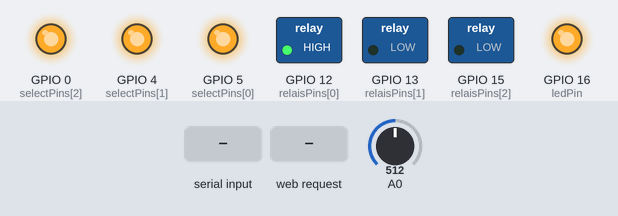
Bench run of a sketch on a simulated ESP8266 (Wemos D1 mini). Parts: switched loads named in the sketch (green lamp = pin HIGH), output pins drawn as LEDs (lit = HIGH). Dashed ring = blinking. The inputs (shaded band) are chosen by the test bench; at power-on: A0 = 512. WiFi joins after 1.5 s; servers stay silent unless stated; what the sketch prints to the serial monitor is not drawn.

Above: at 2.7 s.
2.8 s: A0 set to 504
At 2.85 s:
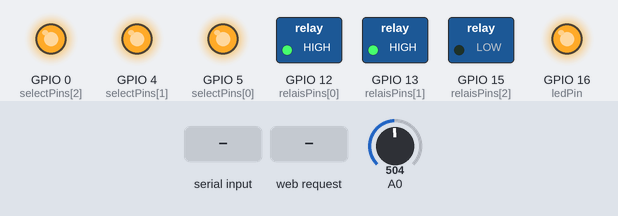
At 3.7 s:
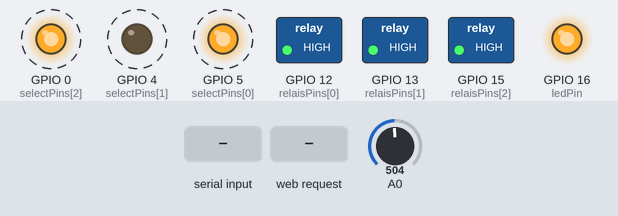
6.3 s: "s" received over Serial
10.1 s: HTTP request GET /R1 received
At 10.76 s:
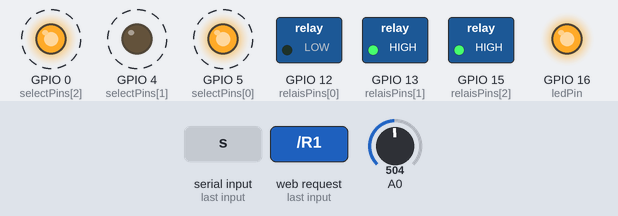
13.6 s: A0 set to 522
At 15.8 s:
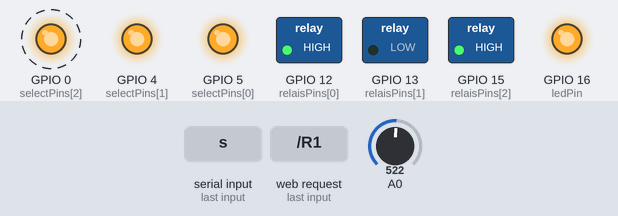
17.1 s: HTTP request GET /R2 received
20.9 s: "a" received over Serial
Timing chart, 0 to 25.7 s (numbered marks = the images above; inputs shaded):
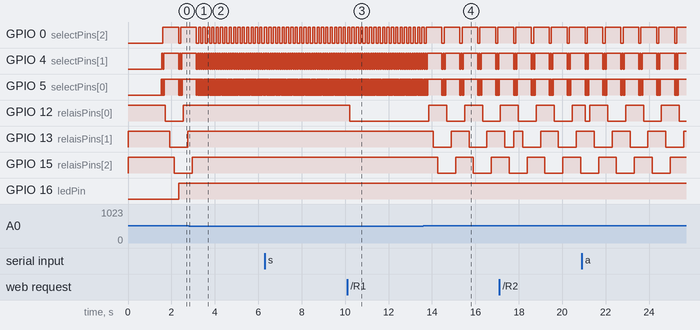

Measured:
- the behaviour switches between 512 and 511 on A0 (found by bisection; images 0 and 1)
- after the input at 2.8 s, GPIO 0 (selectPins[2]): alternates HIGH for 0.10 s and LOW for 0.10 s, starting after 0.55 s; GPIO 12 (relaisPins[0]), GPIO 13 (relaisPins[1]): stops changing and stays HIGH; GPIO 15 (relaisPins[2]): goes on until 3.0 s, then stays HIGH
- after the input at 10.1 s, GPIO 12 (relaisPins[0]): HIGH → LOW after 0.12 s
- after the input at 13.6 s, GPIO 0 (selectPins[2]): alternates HIGH for 0.72 s and LOW for 0.10 s, starting after 0.86 s; GPIO 12 (relaisPins[0]): alternates HIGH for 0.82 s and LOW for 0.82 s, starting after 0.26 s
- by itself, GPIO 4 (selectPins[1]): repeats every 0.82 s: HIGH 0.05 s, LOW 0.05 s, HIGH 0.67 s, LOW 0.05 s
- by itself, GPIO 5 (selectPins[0]): repeats every 0.82 s: 3 × (HIGH 0.03 s, LOW 0.03 s), HIGH 0.65 s, LOW 0.03 s

The sketch:

Wemos_D1_Main.ino.ino
```cpp
#include <ESP8266WiFi.h>
#include <ESP8266WebServer.h>
#include <stdio.h>
#include <string.h>

#define SSID1 "UPC2CE7432"
#define SSID2 "HUAWEI P smart+ 2019"
#define PWORD1 "5vuvNk2dbwbc"
#define PWORD2 "da11d05b814b"
#define BUTTONDELAY 200

ESP8266WebServer server(80);

const char* ssid = SSID2;
const char* password = PWORD2;

int selectPins[3] = {5, 4, 0};                  //pin 12 = S1, 13 = S2, 15 = S3
int relaisPins[3] = {12, 13, 15};
int relState[3] = {0, 0, 0};

int inputWerte[8] = {0, 0, 0, 0, 0, 0, 0, 0};
int buttonState[4] = {0, 0, 0, 0};
int buttonStateOld[4] = {0, 0, 0, 0};

int counter = 0;
int bits[3] = {0, 0, 0};

int ledPin = 16;
int ledState = 0;
int serialDataCounter = 0;
int wifiDataCounter = 0;

void setup() {
  Serial.begin(115200);
  PinModes();
  for (int i = 0; i < 3; i++) {
    relFunc(i, 1);
  }
  wifiFunc();
}
void loop() {
  server.handleClient();
  IC_4051();
  ButtonFunc();
  relaisFunc();
  SerialRead();
  ledFunc(1);
}
void PinModes() {
  for (int selectPinNr = 0; selectPinNr < 3; selectPinNr++) {
    pinMode(selectPins[selectPinNr], OUTPUT);
  }
  for (int relaisPinNr = 0; relaisPinNr < 4; relaisPinNr++) {
    pinMode(relaisPins[relaisPinNr], OUTPUT);
  }
  pinMode(ledPin, OUTPUT);
}
void serialSendState(int x) {
  Serial.print(x);
}
void SerialPrint() {
  String SensorBez[8] = {"Taster 4",
                         "Taster 3",
                         "Taster 1",
                         "Taster 2",
                         "Sensor 1",
                         "Sensor 2",
                         "Sensor 3",
                         "Sensor 4"
                        };
  serialDataCounter += 1;
  Serial.printf("Statusdaten ESP8266:\n"
                "Messung Nr. %d\n"
                "IP-Address: ", serialDataCounter);
  Serial.println(WiFi.localIP());
  Serial.printf("Led Status:         %d\n", ledState);
  Serial.printf("Tasterstaten:\n");
  for (int i = 0; i < 4; i++) {
    Serial.printf("Taster %d: %d\t", i + 1, buttonState[i]);
  }
  Serial.printf("\nRelais Staten:\nR1: %d\tR2: %d\tR3: %d\n", relState[0], relState[1], relState[2]);
  Serial.printf("Sensorwerte:\n");
  for (int i = 0; i < 8; i++) {
    Serial.printf("%s:\t%d\n", SensorBez[i], inputWerte[i]);
  }
  Serial.printf("\n-----------\nEnd of File\n-----------\n\n");
}
void SerialRead() {
  if (Serial.available() > 0) {
    int inByte = Serial.read();
    switch (inByte) {
      case 'a':
        if (relState[0] == 0) {
          relFunc(0, 1);
        } else {
          relFunc(0, 0);
        }
        break;
      case 'b':
        if (relState[1] == 0) {
          relFunc(1, 1);
        } else {
          relFunc(1, 0);
        }
        break;
      case 'c':
        if (relState[2] == 0) {
          relFunc(2, 1);
        } else {
          relFunc(2, 0);
        }
        break;
      case 's':
        SerialPrint();
        break;
      default:
        ;
    }
  }
}
void relaisFunc() {
  relaisMan();
}
void relaisMan() {
  for (int i = 0; i < 3; i++) {
    if (buttonState[i + 1] != buttonStateOld[i + 1]) {
      if (relState[i] == 0) {
        relFunc(i, 1);
        delay(BUTTONDELAY);
      } else {
        relFunc(i, 0);
        delay(BUTTONDELAY);
      }
    }
    buttonState[i + 1] = buttonStateOld[i + 1];
  }
}
void ButtonFunc() {
  ButtonOne();
  ButtonTwo();
  ButtonThree();
  ButtonFour();
}
void ButtonOne() {
  if (inputWerte[2] >= 512) {
    buttonState[0] = 1;
  } else {
    buttonState[0] = 0;
  }
  if (buttonState[0] != buttonStateOld[0]) {
    if (buttonState[0] == 1) {
      SerialPrint();
    }
  }
}
int ButtonTwo() {
  if (inputWerte[3] >= 512) {
    buttonState[1] = 1;
  } else {
    buttonState[1] = 0;
  }
  return buttonState[1];
}
void ButtonThree() {
  if (inputWerte[1] >= 512) {
    buttonState[2] = 1;
  } else {
    buttonState[2] = 0;
  }
}
void ButtonFour() {
  if (inputWerte[0] >= 512) {
    buttonState[3] = 1;
  } else {
    buttonState[3] = 0;
  }
}
void relFunc(int relaisNumber, int relaisStat) {
  digitalWrite(relaisPins[relaisNumber], relaisStat);
  relState[relaisNumber] = relaisStat;
}
void wifiFunc() {
  Serial.println("ESP Gestartet");
  WiFi.begin(ssid, password);
  WiFi.hostname("NoStandBy");
  Serial.print("Verbindung wird hergestellt ...");
  while (WiFi.status() != WL_CONNECTED)
  {
    delay(500);
    Serial.print(".");
  }
  Serial.println();
  Serial.print("Verbunden! IP-Adresse: ");
  Serial.println(WiFi.localIP());
  server.onNotFound([]() {
    server.send(404, "text/plain", "Link wurde nicht gefunden!");
  });
  server.on("/", []() {
    server.send(200, "text/plain", "Startseite");
  });
  server.on("/R1", []() {
    if (relState[0] == 1) {
      server.send(200, "text/plain", "Relais 1 wurde ausgeschalten.");
      relFunc(0, 0);
    } else {
      server.send(200, "text/plain", "Relais 1 wurde angeschaltet.");
      relFunc(0, 1);
    }
  });
  server.on("/R2", []() {
    if (relState[1] == 1) {
      server.send(200, "text/plain", "0");
      relFunc(1, 0);
    } else {
      server.send(200, "text/plain", "1");
      relFunc(1, 1);
    }
  });
  server.on("/R3", []() {
    if (relState[2] == 1) {
      server.send(200, "text/plain", "Relais 3 wurde ausgeschalten.");
      relFunc(2, 0);
    } else {
      server.send(200, "text/plain", "Relais 3 wurde angeschaltet.");
      relFunc(2, 1);
    }
  });
  server.on("/alles", []() {
    for (int i = 0; i < 4; i++) {
      if (relState[i] == 0) {
        relFunc(i, 1);
        server.send(200, "text/plain", "Relais wurden ausgeschalten.");
      }
    }
  });
  server.on("/bs1", []() {
    server.send(200, "text/plain",
                String(buttonState[0])
               );
  });
  server.on("/data", []() {
    wifiDataCounter += 1;
    server.send(200, "text/plain",
                "Messung Nr. " + String(wifiDataCounter) +
                "\nIP-Address: " + ip2Str(WiFi.localIP()) +
                "\n\nLed Status:\t" + String(ledState) +
                "\n\nTasterstaten:"
                "\nTaster 1: " + String(buttonState[0]) +
                "\tTaster 2: " + String(buttonState[1]) +
                "\tTaster 3: " + String(buttonState[2]) +
                "\tTaster 4: " + String(buttonState[3]) +
                "\n\nrelStaten:"
                "\nRelais 1: " + String(relState[0]) +
                "\tRelais 2: " + String(relState[1]) +
                "\tRelais 3: " + String(relState[2]) +
                "\n\nSteckdosenstaten:"
                "\nSteckdose 1 ist " + stateSign(0) +
                "\nSteckdose 2 ist " + stateSign(1) +
                "\nSteckdose 3 ist " + stateSign(2) +
                "\n\nSensorwerte:"
                "\nTaster 1:\t" + String(inputWerte[2]) +
                "\tSensor 1:\t" + String(inputWerte[4]) +
                "\nTaster 2:\t" + String(inputWerte[3]) +
                "\tSensor 2:\t" + String(inputWerte[5]) +
                "\nTaster 3:\t" + String(inputWerte[1]) +
                "\tSensor 3:\t" + String(inputWerte[6]) +
                "\nTaster 4:\t" + String(inputWerte[0]) +
                "\tSensor 4:\t" + String(inputWerte[7]) +
                "\n\n"
                "---EoF---"
               );
  });
  server.begin();
  Serial.println("Webserver gestartet.\n\n");
}
void IC_4051() {
  for ( counter = 0 ; counter <= 7; counter++ ) {
    for (int i = 0; i < 3; i++) {
      bits[i] = bitRead(counter, i);
    }
    for (int i = 0; i < 3; i++) {
      digitalWrite(selectPins[i], bits[i]);
    }
    inputWerte[counter] = analogRead(A0);
    delay(25);
    if (inputWerte[counter] < 20) {
      inputWerte[counter] = 0;
    }
  }
}
void ledFunc(int x) {
  digitalWrite(ledPin, x);
  ledState = digitalRead(ledPin);
}
String ip2Str(IPAddress ip) {
  String s = "";
  for (int i = 0; i < 4; i++) {
    s += i  ? "." + String(ip[i]) : String(ip[i]);
  }
  return s;
}
String stateSign(int x) {
  String plugOn = "an";
  String plugOff = "aus";
  if (relState[x] == 0) {
    return plugOn;
  }
  if (relState[x] == 1) {
    return plugOff;
  }
}
```
